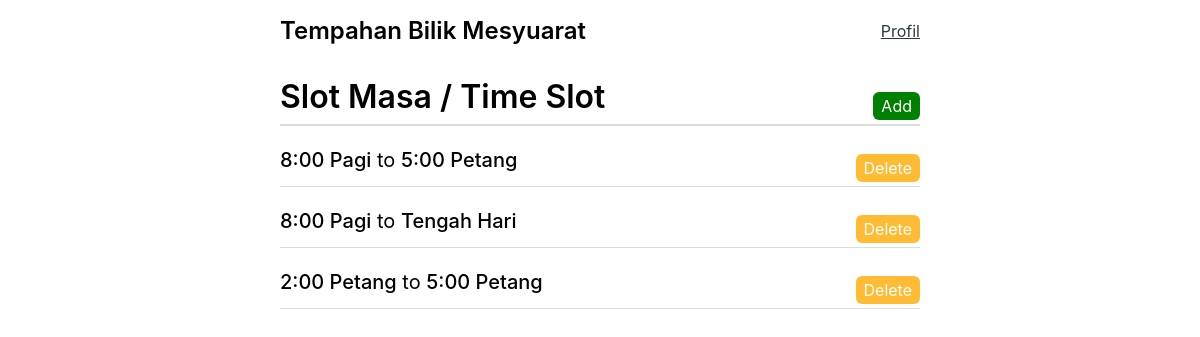
/tempah/manage/time-slots/3 (signed in), run on the app's committed database.
### booking/models.py (models this page shows, shortened)
class TimeSlot(models.Model):
    check_in_time = models.TimeField(max_length=4)
    check_out_time = models.TimeField(max_length=4)
    room = models.ForeignKey(Room, on_delete=models.CASCADE)
    booked = models.BooleanField(default=False)
    class Meta:
        verbose_name = "Masa Tempahan"
        verbose_name_plural = "Masa Tempahan"
    def get_translated_check_in_time(self):
        hour = self.check_in_time.hour
        minute = self.check_in_time.minute
        if hour == 12 and minute == 0:
            return "Tengah Hari"
        period = "Pagi" if hour < 12 else "Petang"
        if hour == 0:
            hour_12 = 12
        elif hour > 12:
            hour_12 = hour - 12
        else:
            hour_12 = hour
        return f"{hour_12}:{minute:02d} {period}"
    def get_translated_checkout_time(self):
        hour = self.check_out_time.hour
        minute = self.check_out_time.minute
        if hour == 12 and minute == 0:
            return "Tengah Hari"
        period = "Pagi" if hour < 12 else "Petang"
        if hour == 0:
            hour_12 = 12
        elif hour > 12:
            hour_12 = hour - 12
        else:
            hour_12 = hour
        return f"{hour_12}:{minute:02d} {period}"

### booking/views.py (the view)
# urls.py: path("manage/time-slots/<str:pk>", views.viewTimeSlots, name="view-timeslots"),
@staff_member_required
def viewTimeSlots(request, pk):
    room = Room.objects.get(id=pk)
    time_slots = TimeSlot.objects.filter(room=room)
    context = {"time_slots": time_slots, "room": room}
    return render(request, "booking/view_timeslots.html", context)

### booking/models.py (called while the page is built)
    @property
    def is_staff(self):
        return self.staff

### booking/templates/booking/view_timeslots.html (shortened to what this page needs)
  {% extends 'layout.html' %} {% block content %}
  <div class="view-timeslots-header">
    <h1 class="page-title">Slot Masa / Time Slot</h1>
    <div class="btn-add-wrapper">
      <a class="btn btn-lg btn-primary" href="{% url 'add-timeslots' room.id %}"
        >Add</a
      >
    </div>
  </div>
  <div class="timeslots-wrapper">
    {% if not time_slots %}
    <div class="info-wrapper">
      <p class="info">No timeslots added!</p>
    </div>
    {% else %} {% for time_slot in time_slots %}
    <div class="timeslot-wrapper">
      <div class="timeslot-header">
        <span class="bold">{{time_slot.get_translated_check_in_time}}</span>
        <span>to</span>
        <span class="bold">{{time_slot.get_translated_checkout_time}}</span>
      </div>
      <div class="btn-wrapper">
        <div>
          <a
            href="{% url 'delete-timeslot' time_slot.id %}"
            class="btn btn-secondary btn-md"
            >Delete</a
          >
        </div>
      </div>
    </div>
    {% endfor %} {% endif %}
  </div>
  {% endblock content %}

### static/styles/layout.css (style rules this page uses)
* { margin: 0; padding: 0; border: 0; }
body { font-family: -apple-system, BlinkMacSystemFont, "Segoe UI", Roboto, Oxygen, Ubuntu, Cantarell, "Open Sans", "Helvetica Neue", sans-serif; text-align: center; }
h1 { font-size: 1.625rem; font-weight: 500; }
@media only screen and (min-width: 640px) { h1 { font-size: 2rem; font-weight: 600; } }

### booking/templates/booking/view_timeslots.html (style rules this page uses)
.view-timeslots-header { display: flex; justify-content: space-between; align-items: flex-end; padding-bottom: 0.5rem; border-bottom: 2px solid gainsboro; margin-bottom: 1rem; }
.timeslot-header { font-size: 1.25rem; }
.timeslot-wrapper { margin-bottom: 1rem; padding-bottom: 0.5rem; border-bottom: 1px solid gainsboro; display: flex; align-items: center; justify-content: space-between; }
.btn-wrapper { display: flex; align-items: center; gap: 0.5rem; }

### templates/layout.html (style rules this page uses)
.btn { text-decoration: none; cursor: pointer; }
.btn-md { padding: 0.25rem 0.5rem; border-radius: 0.375rem; }
.btn-lg { padding: 0.25rem 0.5rem; border-radius: 0.375rem; }
.btn-primary { background-color: green; color: white; }
.btn-secondary { background-color: #ffbb33; color: white; }
.btn-wrapper { margin-top: 1rem; }
.bold { font-weight: 500; }

### data on the page
TimeSlot: get_translated_check_in_time "8:00 Pagi", get_translated_checkout_time "5:00 Petang"
TimeSlot: get_translated_check_in_time "8:00 Pagi", get_translated_checkout_time "Tengah Hari"
TimeSlot: get_translated_check_in_time "2:00 Petang", get_translated_checkout_time "5:00 Petang"
